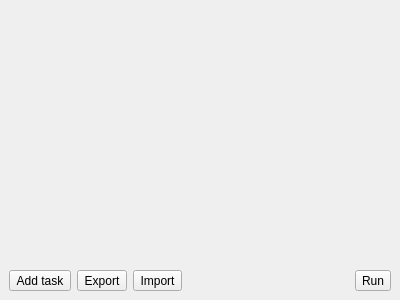
<?xml version="1.0" encoding="UTF-8"?>
<ui version="4.0">
 <class>TasksDock</class>
 <widget class="QDockWidget" name="TasksDock">
  <property name="geometry">
   <rect>
    <x>0</x>
    <y>0</y>
    <width>400</width>
    <height>300</height>
   </rect>
  </property>
  <property name="windowIcon">
   <iconset theme="edit-find-replace">
    <normaloff>.</normaloff>.</iconset>
  </property>
  <property name="windowTitle">
   <string>Tasks</string>
  </property>
  <widget class="QWidget" name="dockWidgetContents">
   <layout class="QGridLayout" name="gridLayout">
    <item row="0" column="0" colspan="5">
     <widget class="QScrollArea" name="scrollArea">
      <property name="frameShape">
       <enum>QFrame::NoFrame</enum>
      </property>
      <property name="widgetResizable">
       <bool>true</bool>
      </property>
      <widget class="QWidget" name="scrollAreaWidgetContents">
       <property name="geometry">
        <rect>
         <x>0</x>
         <y>0</y>
         <width>384</width>
         <height>239</height>
        </rect>
       </property>
       <layout class="QVBoxLayout" name="scrollLayout"/>
      </widget>
     </widget>
    </item>
    <item row="1" column="0">
     <widget class="QToolButton" name="addButton">
      <property name="text">
       <string>Add task</string>
      </property>
      <property name="icon">
       <iconset theme="list-add">
        <normaloff>.</normaloff>.</iconset>
      </property>
      <property name="popupMode">
       <enum>QToolButton::InstantPopup</enum>
      </property>
     </widget>
    </item>
    <item row="1" column="1">
     <widget class="QToolButton" name="saveButton">
      <property name="text">
       <string>Export</string>
      </property>
      <property name="icon">
       <iconset theme="document-save">
        <normaloff>.</normaloff>.</iconset>
      </property>
     </widget>
    </item>
    <item row="1" column="2">
     <widget class="QToolButton" name="loadButton">
      <property name="text">
       <string>Import</string>
      </property>
      <property name="icon">
       <iconset theme="document-open">
        <normaloff>.</normaloff>.</iconset>
      </property>
     </widget>
    </item>
    <item row="1" column="3">
     <spacer name="horizontalSpacer">
      <property name="orientation">
       <enum>Qt::Horizontal</enum>
      </property>
      <property name="sizeHint" stdset="0">
       <size>
        <width>269</width>
        <height>20</height>
       </size>
      </property>
     </spacer>
    </item>
    <item row="1" column="4">
     <widget class="QToolButton" name="runButton">
      <property name="text">
       <string>Run</string>
      </property>
      <property name="icon">
       <iconset theme="system-run">
        <normaloff>.</normaloff>.</iconset>
      </property>
     </widget>
    </item>
   </layout>
  </widget>
 </widget>
 <resources/>
 <connections/>
</ui>
